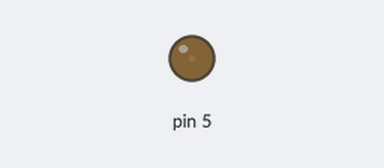
The sketch below on a simulated Arduino Uno, built with avr-gcc and run on an emulated ATmega328P. On the bench: output pins drawn as LEDs (lit = HIGH).

Above: at 0.05 s.
At 0.65 s:
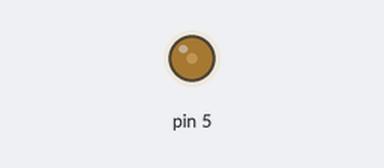
At 1.3 s:
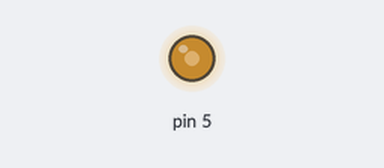
At 2.55 s:
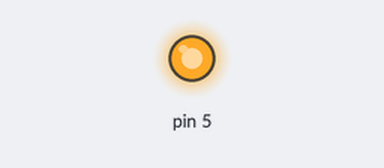
Timing chart, 0 to 5.9 s (numbered marks = the images above):
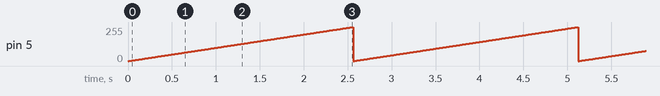

The sketch:

PWM_Task-1.ino
```cpp
int i;
void setup() {
  // put your setup code here, to run once:
  pinMode(5,OUTPUT);
}

void loop() {
  // put your main code here, to run repeatedly:
  for(i=0;i<=255;i++){
    analogWrite(5,i);
    delay(10);
  }
}
```

Measured:
- by itself, pin 5: ramps from 0/255 to 255/255 and jumps back, once every 2.6 s
